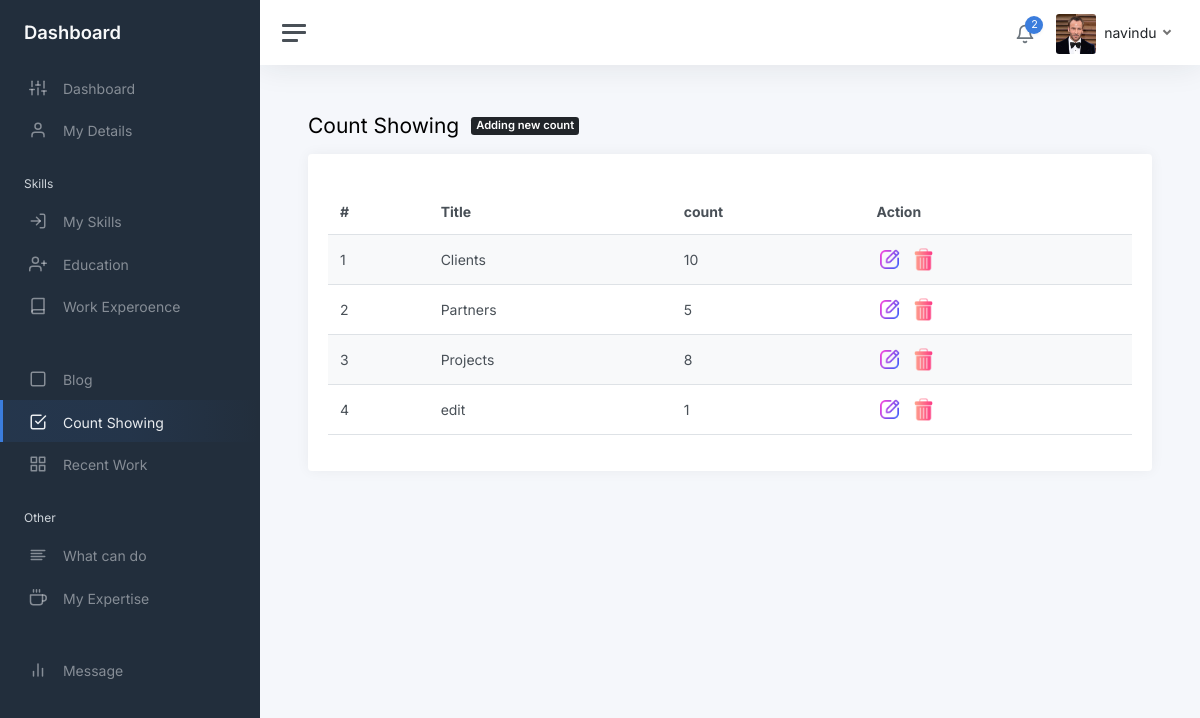
The page /admin2/static/countshow.php (signed in) on the database its author committed.
### tables this page shows
CREATE TABLE `Detila` (
  `Id` int(11) NOT NULL,
  `Name` text DEFAULT NULL,
  `Role` text DEFAULT NULL,
  `AboutMe` text DEFAULT NULL,
  `Country` text DEFAULT NULL,
  `Profile_Pic` text DEFAULT NULL,
  `Bg_picture1` text DEFAULT NULL,
  `Bg_picture2` text DEFAULT NULL,
  `Skill_desc` text DEFAULT NULL,
  `email` varchar(255) DEFAULT NULL,
  `address` varchar(255) DEFAULT NULL,
  `telephone` varchar(20) DEFAULT NULL,
  `Cv` text DEFAULT NULL,
  `hirebanner` int(11) DEFAULT NULL
);

CREATE TABLE `Project_count` (
  `Id` int(11) NOT NULL,
  `name` text DEFAULT NULL,
  `count` text DEFAULT NULL
);

### admin2/static/countshow.php (the view, shortened to what this page needs)
<?php
    require_once '../../connection.php';
    require_once './header.php';
?>
            <main class="content">
				<div class="container-fluid p-0">
					<div class="mb-3">
						<h1 class="h3 d-inline align-middle">Count Showing</h1>
						<a class="badge bg-dark text-white ms-2" href="./addcount.php">
                               Adding new count
                            </a>
					</div>
                    <div class="row">
                        <div class="col-sm-12">
                            <div class="card" style="padding: 20px;">
                                <div style="margin-top: 15px;" class="">
                                    <table id="customerTable" class="table table-striped" style="width:100%">
                                        <thead>
                                            <tr>
                                                <th> # </th>
                                                <th> Title</th>
                                                <th> count</th>
                                                <th> Action </th>
                                            </tr>
                                        </thead>
                                        <tbody class="contentable">
                                            <?php
                                                $i =1;
                                                $sql = "SELECT * FROM `Project_count`";
                                                $result = $conn->query($sql);
                                                while ($row = $result->fetch_assoc()) {
                                            ?>
                                            <tr>
                                                <td> <?php echo $i; ?> </td>
                                                <td> <?php echo $row['name']; ?></td>
                                                <td> <?php echo $row['count']; ?></td>
                                                <td>
                                                    <a href="editcount.php?id=<?php echo $row['Id']; ?>"><img src="../../Assets/web/edit1.png" alt="" style="width:25px;height:25px; margin-right:5px;"></a>
                                                    <a onclick="deleteRecord(<?php echo $row['Id']; ?>)"><img src="../../Assets/web/delete.png" alt="" style="width:25px;height:25px; margin-right:5px;"></a>
                                                </td>
                                                <?php  $i = $i + 1; ?>
                                            </tr>
                                            <?php } ?>
                                        </tbody>
                                    </table>
                                </div>
                            </div>
                        </div>
                    </div>
				</div>
			</main>
		</div>
	</div>
</body>
</html>

### admin2/static/header.php (shortened to what this page needs)
<!DOCTYPE html>
<html lang="en">
<head>
	<link href="css/app.css" rel="stylesheet">
</head>
<body>
	<div class="wrapper">
		<nav id="sidebar" class="sidebar js-sidebar">
			<div class="sidebar-content js-simplebar">
				<a class="sidebar-brand" href="index.html">
                    <span class="align-middle">Dashboard</span>
                </a>
				<ul class="sidebar-nav">
					<li class="sidebar-item active">
						<a class="sidebar-link" href="./index.php">
                        <i class="align-middle" data-feather="sliders"></i> <span class="align-middle">Dashboard</span>
                        </a>
					</li>
					<li class="sidebar-item">
						<a class="sidebar-link" href="./mydetails.php">
                        <i class="align-middle" data-feather="user"></i> <span class="align-middle">My Details</span>
                        </a>
					</li>
                    <li class="sidebar-header">
						Skills
					</li>
					<li class="sidebar-item">
						<a class="sidebar-link" href="./skills.php">
                        <i class="align-middle" data-feather="log-in"></i> <span class="align-middle">My Skills</span>
                        </a>
					</li>
					<li class="sidebar-item">
                            <a class="sidebar-link" href="education.php">
                            <i class="align-middle" data-feather="user-plus"></i> <span class="align-middle">Education</span>
                            </a>
					</li>
					<li class="sidebar-item">
						<a class="sidebar-link" href="workexperience.php">
                        <i class="align-middle" data-feather="book"></i> <span class="align-middle">Work Experoence</span>
                        </a>
					</li>
					<li class="sidebar-header">
					</li>
					<li class="sidebar-item">
						<a class="sidebar-link" href="blog.php">
                        <i class="align-middle" data-feather="square"></i> <span class="align-middle">Blog</span>
                        </a>
					</li>
					<li class="sidebar-item ">
						<a class="sidebar-link" href="countshow.php">
                        <i class="align-middle" data-feather="check-square"></i> <span class="align-middle">Count Showing</span>
                        </a>
					</li>
					<li class="sidebar-item">
						<a class="sidebar-link" href="recentwork.php">
                        <i class="align-middle" data-feather="grid"></i> <span class="align-middle">Recent Work</span>
                        </a>
					</li>
                    <li class="sidebar-header">
						Other
					</li>
					<li class="sidebar-item">
						<a class="sidebar-link" href="cando.php">
                        <i class="align-middle" data-feather="align-left"></i> <span class="align-middle">What can do</span>
                        </a>
					</li>
					<li class="sidebar-item">
						<a class="sidebar-link" href="myexpertise.php">
                        <i class="align-middle" data-feather="coffee"></i> <span class="align-middle">My Expertise</span>
                        </a>
					</li>
                    <li class="sidebar-header">
                    </li>
					<li class="sidebar-item">
						<a class="sidebar-link" href="mymsg.php">
                        <i class="align-middle" data-feather="bar-chart-2"></i> <span class="align-middle">Message</span>
                        </a>
					</li>
				</ul>
			</div>
		</nav>
		<div class="main">
			<nav class="navbar navbar-expand navbar-light navbar-bg">
				<a class="sidebar-toggle js-sidebar-toggle">
                    <i class="hamburger align-self-center"></i>
                </a>
				<div class="navbar-collapse collapse">
					<ul class="navbar-nav navbar-align">
						<li class="nav-item dropdown">
							<a class="nav-icon dropdown-toggle" href="mymsg.php">
								<div class="position-relative">
									<i class="align-middle" data-feather="bell"></i>
									<span class="indicator"><?php require_once 'php/showmsgcount.php'; ?></span>
								</div>
							</a>
						</li>
						<li class="nav-item dropdown">
                            <?php
                                $sql = "SELECT * FROM `Detila`";
                                $result = $conn->query($sql);
                                while ($row = $result->fetch_assoc()) {
                            ?>
							<a class="nav-link dropdown-toggle d-none d-sm-inline-block" href="#" data-bs-toggle="dropdown">
                                <img src="../../Assets/profile/<?php echo  $row['Profile_Pic'];?>" class="avatar img-fluid rounded me-1" alt="Charles Hall" /> <span class="text-dark"><?php echo  $row['Name'];?></span>
                            </a>
                            <?php } ?>
						</li>
					</ul>
				</div>
			</nav>

### rows shown on the page
detila: Profile_Pic (picture), Name "navindu"
project_count: name "Clients", count "10"
project_count: name "Partners", count "5"
project_count: name "Projects", count "8"
project_count: name "edit", count "1"

### other values the page prints
$rowCount "2"
